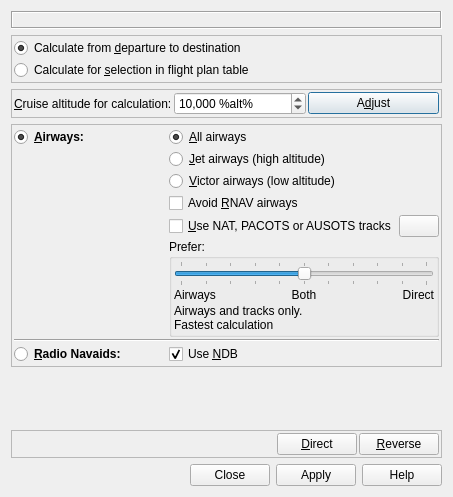
<?xml version="1.0" encoding="UTF-8"?>
<ui version="4.0">
 <class>RouteCalcDialog</class>
 <widget class="QDialog" name="RouteCalcDialog">
  <property name="geometry">
   <rect>
    <x>0</x>
    <y>0</y>
    <width>453</width>
    <height>497</height>
   </rect>
  </property>
  <property name="windowTitle">
   <string>Little Navmap - Flight Plan Calculation</string>
  </property>
  <layout class="QVBoxLayout" name="verticalLayout">
   <item>
    <layout class="QHBoxLayout" name="horizontalLayout_4">
     <property name="spacing">
      <number>2</number>
     </property>
     <property name="topMargin">
      <number>0</number>
     </property>
     <item>
      <widget class="QLabel" name="labelRouteCalcHeader">
       <property name="frameShape">
        <enum>QFrame::Box</enum>
       </property>
       <property name="frameShadow">
        <enum>QFrame::Sunken</enum>
       </property>
       <property name="text">
        <string/>
       </property>
       <property name="wordWrap">
        <bool>true</bool>
       </property>
       <property name="margin">
        <number>5</number>
       </property>
       <property name="textInteractionFlags">
        <set>Qt::LinksAccessibleByMouse|Qt::TextSelectableByMouse</set>
       </property>
      </widget>
     </item>
    </layout>
   </item>
   <item>
    <widget class="QFrame" name="frame_4">
     <property name="frameShape">
      <enum>QFrame::StyledPanel</enum>
     </property>
     <layout class="QVBoxLayout" name="verticalLayout_40">
      <property name="spacing">
       <number>2</number>
      </property>
      <property name="leftMargin">
       <number>2</number>
      </property>
      <property name="topMargin">
       <number>2</number>
      </property>
      <property name="rightMargin">
       <number>2</number>
      </property>
      <property name="bottomMargin">
       <number>2</number>
      </property>
      <item>
       <widget class="QRadioButton" name="radioButtonRouteCalcFull">
        <property name="toolTip">
         <string>Calculates a flight plan between departure and destination.
Keeps procedures.</string>
        </property>
        <property name="statusTip">
         <string>Calculates a flight plan between departure and destination</string>
        </property>
        <property name="text">
         <string>Calculate from &amp;departure to destination</string>
        </property>
        <property name="checked">
         <bool>true</bool>
        </property>
       </widget>
      </item>
      <item>
       <widget class="QRadioButton" name="radioButtonRouteCalcSelection">
        <property name="toolTip">
         <string>Calculates a route between the selected legs in the flight plan table</string>
        </property>
        <property name="statusTip">
         <string>Calculates a route between the selected legs in the flight plan table</string>
        </property>
        <property name="text">
         <string>Calculate for &amp;selection in flight plan table</string>
        </property>
       </widget>
      </item>
     </layout>
    </widget>
   </item>
   <item>
    <widget class="QFrame" name="frame_5">
     <property name="frameShape">
      <enum>QFrame::StyledPanel</enum>
     </property>
     <layout class="QHBoxLayout" name="horizontalLayout_8">
      <property name="spacing">
       <number>2</number>
      </property>
      <property name="leftMargin">
       <number>2</number>
      </property>
      <property name="topMargin">
       <number>2</number>
      </property>
      <property name="rightMargin">
       <number>2</number>
      </property>
      <property name="bottomMargin">
       <number>2</number>
      </property>
      <item>
       <widget class="QLabel" name="labelRouteCalcCruiseAltitude">
        <property name="text">
         <string>&amp;Cruise altitude for calculation:</string>
        </property>
        <property name="buddy">
         <cstring>spinBoxRouteCalcCruiseAltitude</cstring>
        </property>
       </widget>
      </item>
      <item>
       <widget class="QSpinBox" name="spinBoxRouteCalcCruiseAltitude">
        <property name="toolTip">
         <string>Cruise altitude that is used to select airways</string>
        </property>
        <property name="statusTip">
         <string>Cruise altitude that is used to select airways</string>
        </property>
        <property name="showGroupSeparator" stdset="0">
         <bool>true</bool>
        </property>
        <property name="suffix">
         <string> %alt%</string>
        </property>
        <property name="maximum">
         <number>100000</number>
        </property>
        <property name="singleStep">
         <number>500</number>
        </property>
        <property name="value">
         <number>10000</number>
        </property>
       </widget>
      </item>
      <item>
       <widget class="QPushButton" name="pushButtonRouteCalcAdjustAltitude">
        <property name="toolTip">
         <string>Adjust flight plan altitude using simplified east/west and IFR/VFR rules</string>
        </property>
        <property name="statusTip">
         <string>Adjust flight plan altitude using simplified east/west and IFR/VFR rules</string>
        </property>
        <property name="text">
         <string>A&amp;djust</string>
        </property>
       </widget>
      </item>
     </layout>
    </widget>
   </item>
   <item>
    <widget class="QFrame" name="frame_6">
     <property name="frameShape">
      <enum>QFrame::StyledPanel</enum>
     </property>
     <layout class="QGridLayout" name="gridLayout_4">
      <property name="leftMargin">
       <number>2</number>
      </property>
      <property name="topMargin">
       <number>2</number>
      </property>
      <property name="rightMargin">
       <number>2</number>
      </property>
      <property name="bottomMargin">
       <number>2</number>
      </property>
      <property name="spacing">
       <number>2</number>
      </property>
      <item row="5" column="1" colspan="2">
       <widget class="QGroupBox" name="groupBoxRouteCalcAirwayPrefer">
        <property name="title">
         <string>Prefer:</string>
        </property>
        <layout class="QGridLayout" name="gridLayout_5">
         <property name="leftMargin">
          <number>2</number>
         </property>
         <property name="topMargin">
          <number>2</number>
         </property>
         <property name="rightMargin">
          <number>2</number>
         </property>
         <property name="bottomMargin">
          <number>2</number>
         </property>
         <property name="spacing">
          <number>2</number>
         </property>
         <item row="1" column="2">
          <widget class="QLabel" name="labelRouteCalcAirwayPreferWaypoint">
           <property name="text">
            <string>Direct</string>
           </property>
           <property name="alignment">
            <set>Qt::AlignRight|Qt::AlignTrailing|Qt::AlignVCenter</set>
           </property>
          </widget>
         </item>
         <item row="1" column="0">
          <widget class="QLabel" name="labelRouteCalcAirwayPreferAirway">
           <property name="text">
            <string>Airways</string>
           </property>
           <property name="alignment">
            <set>Qt::AlignLeading|Qt::AlignLeft|Qt::AlignVCenter</set>
           </property>
          </widget>
         </item>
         <item row="1" column="1">
          <widget class="QLabel" name="labelRouteCalcAirwayPreferWaypoint_4">
           <property name="text">
            <string>Both</string>
           </property>
           <property name="alignment">
            <set>Qt::AlignCenter</set>
           </property>
          </widget>
         </item>
         <item row="0" column="0" colspan="3">
          <widget class="QSlider" name="horizontalSliderRouteCalcAirwayPreference">
           <property name="toolTip">
            <string>Move the slider left to use airways only. This is the fastest calculation method.
Move the slider to the right to use direct waypoint connections only.
Every position in between uses airways and waypoints more or less and
allows to find a flight plan that can cross areas without an airway network or
unusable airways (e.g. due to altitude restrictions).</string>
           </property>
           <property name="maximum">
            <number>10</number>
           </property>
           <property name="pageStep">
            <number>1</number>
           </property>
           <property name="value">
            <number>5</number>
           </property>
           <property name="tracking">
            <bool>true</bool>
           </property>
           <property name="orientation">
            <enum>Qt::Horizontal</enum>
           </property>
           <property name="invertedAppearance">
            <bool>false</bool>
           </property>
           <property name="invertedControls">
            <bool>false</bool>
           </property>
           <property name="tickPosition">
            <enum>QSlider::TicksBothSides</enum>
           </property>
           <property name="tickInterval">
            <number>1</number>
           </property>
          </widget>
         </item>
         <item row="2" column="0" colspan="3">
          <widget class="QLabel" name="labelRouteCalcPreference">
           <property name="sizePolicy">
            <sizepolicy hsizetype="Expanding" vsizetype="Expanding">
             <horstretch>0</horstretch>
             <verstretch>0</verstretch>
            </sizepolicy>
           </property>
           <property name="text">
            <string>Airways and tracks only.
Fastest calculation</string>
           </property>
           <property name="wordWrap">
            <bool>false</bool>
           </property>
           <property name="margin">
            <number>5</number>
           </property>
           <property name="textInteractionFlags">
            <set>Qt::LinksAccessibleByMouse|Qt::TextSelectableByMouse</set>
           </property>
          </widget>
         </item>
        </layout>
       </widget>
      </item>
      <item row="2" column="1" colspan="2">
       <widget class="QRadioButton" name="radioButtonRouteCalcAirwayVictor">
        <property name="toolTip">
         <string>Limit route to Victor airways</string>
        </property>
        <property name="statusTip">
         <string>Limit route to Victor airways</string>
        </property>
        <property name="text">
         <string>&amp;Victor airways (low altitude)</string>
        </property>
        <attribute name="buttonGroup">
         <string notr="true">buttonGroup_2</string>
        </attribute>
       </widget>
      </item>
      <item row="4" column="2">
       <layout class="QHBoxLayout" name="horizontalLayout_9">
        <item>
         <widget class="QPushButton" name="pushButtonRouteCalcTrackDownload">
          <property name="sizePolicy">
           <sizepolicy hsizetype="Fixed" vsizetype="Fixed">
            <horstretch>0</horstretch>
            <verstretch>0</verstretch>
           </sizepolicy>
          </property>
          <property name="toolTip">
           <string>Download NAT, PACOTS and AUSOTS tracks now</string>
          </property>
          <property name="statusTip">
           <string>Download NAT, PACOTS and AUSOTS tracks now</string>
          </property>
          <property name="text">
           <string/>
          </property>
          <property name="icon">
           <iconset resource="../../littlenavmap.qrc">
            <normaloff>:/littlenavmap/resources/icons/airwaytrackdown.svg</normaloff>:/littlenavmap/resources/icons/airwaytrackdown.svg</iconset>
          </property>
         </widget>
        </item>
       </layout>
      </item>
      <item row="4" column="1">
       <widget class="QCheckBox" name="checkBoxRouteCalcAirwayTrack">
        <property name="toolTip">
         <string>Use downloaded NAT, PACOTS or AUSOTS tracks.
Best track will be selected automatically.</string>
        </property>
        <property name="statusTip">
         <string>Use downloaded NAT, PACOTS or AUSOTS tracks.</string>
        </property>
        <property name="text">
         <string>&amp;Use NAT, PACOTS or AUSOTS tracks</string>
        </property>
       </widget>
      </item>
      <item row="3" column="1" colspan="2">
       <widget class="QCheckBox" name="checkBoxRouteCalcAirwayNoRnav">
        <property name="toolTip">
         <string>Do not use RNAV airways.
Disabled if a navdatabase does not allow it.</string>
        </property>
        <property name="statusTip">
         <string>Do not use RNAV airways</string>
        </property>
        <property name="text">
         <string>Avoid &amp;RNAV airways</string>
        </property>
       </widget>
      </item>
      <item row="0" column="0">
       <widget class="QRadioButton" name="radioButtonRouteCalcAirway">
        <property name="font">
         <font>
          <weight>75</weight>
          <bold>true</bold>
         </font>
        </property>
        <property name="toolTip">
         <string>Calculate a flight plan using airways and waypoints</string>
        </property>
        <property name="statusTip">
         <string>Calculate a flight plan using airways and waypoints</string>
        </property>
        <property name="text">
         <string>&amp;Airways:</string>
        </property>
        <property name="checked">
         <bool>true</bool>
        </property>
        <attribute name="buttonGroup">
         <string notr="true">buttonGroup</string>
        </attribute>
       </widget>
      </item>
      <item row="7" column="1" colspan="2">
       <widget class="QCheckBox" name="checkBoxRouteCalcRadioNdb">
        <property name="toolTip">
         <string>Include NDB stations in plan</string>
        </property>
        <property name="statusTip">
         <string>Include NDB stations in plan</string>
        </property>
        <property name="text">
         <string>Use &amp;NDB</string>
        </property>
        <property name="checked">
         <bool>true</bool>
        </property>
       </widget>
      </item>
      <item row="7" column="0">
       <widget class="QRadioButton" name="radioButtonRouteCalcRadio">
        <property name="font">
         <font>
          <weight>75</weight>
          <bold>true</bold>
         </font>
        </property>
        <property name="toolTip">
         <string>Calculate a flight plan using radio navaids like VOR and NDB</string>
        </property>
        <property name="statusTip">
         <string>Calculate a flight plan using radio navaids like VOR and NDB</string>
        </property>
        <property name="text">
         <string>&amp;Radio Navaids:</string>
        </property>
        <property name="checked">
         <bool>false</bool>
        </property>
        <attribute name="buttonGroup">
         <string notr="true">buttonGroup</string>
        </attribute>
       </widget>
      </item>
      <item row="1" column="1" colspan="2">
       <widget class="QRadioButton" name="radioButtonRouteCalcAirwayJet">
        <property name="toolTip">
         <string>Limit route to Jet airways</string>
        </property>
        <property name="statusTip">
         <string>Limit route to Jet airways</string>
        </property>
        <property name="text">
         <string>&amp;Jet airways (high altitude)</string>
        </property>
        <attribute name="buttonGroup">
         <string notr="true">buttonGroup_2</string>
        </attribute>
       </widget>
      </item>
      <item row="0" column="1" colspan="2">
       <widget class="QRadioButton" name="radioButtonRouteCalcAirwayAll">
        <property name="toolTip">
         <string>Use both Victor and Jet airways for route</string>
        </property>
        <property name="statusTip">
         <string>Use both Victor and Jet airways for route</string>
        </property>
        <property name="text">
         <string>&amp;All airways</string>
        </property>
        <property name="checked">
         <bool>true</bool>
        </property>
        <attribute name="buttonGroup">
         <string notr="true">buttonGroup_2</string>
        </attribute>
       </widget>
      </item>
      <item row="6" column="0" colspan="3">
       <widget class="Line" name="line_11">
        <property name="orientation">
         <enum>Qt::Horizontal</enum>
        </property>
       </widget>
      </item>
     </layout>
    </widget>
   </item>
   <item>
    <spacer name="verticalSpacer">
     <property name="orientation">
      <enum>Qt::Vertical</enum>
     </property>
     <property name="sizeHint" stdset="0">
      <size>
       <width>20</width>
       <height>40</height>
      </size>
     </property>
    </spacer>
   </item>
   <item>
    <widget class="QFrame" name="">
     <property name="frameShape">
      <enum>QFrame::StyledPanel</enum>
     </property>
     <layout class="QHBoxLayout" name="horizontalLayout_10" stretch="0,1,1">
      <property name="spacing">
       <number>2</number>
      </property>
      <property name="leftMargin">
       <number>2</number>
      </property>
      <property name="topMargin">
       <number>2</number>
      </property>
      <property name="rightMargin">
       <number>2</number>
      </property>
      <property name="bottomMargin">
       <number>2</number>
      </property>
      <item>
       <spacer name="horizontalSpacer">
        <property name="orientation">
         <enum>Qt::Horizontal</enum>
        </property>
        <property name="sizeHint" stdset="0">
         <size>
          <width>40</width>
          <height>20</height>
         </size>
        </property>
       </spacer>
      </item>
      <item>
       <widget class="QPushButton" name="pushButtonRouteCalcDirect">
        <property name="sizePolicy">
         <sizepolicy hsizetype="Fixed" vsizetype="Fixed">
          <horstretch>0</horstretch>
          <verstretch>0</verstretch>
         </sizepolicy>
        </property>
        <property name="toolTip">
         <string>Calculate a direct flight plan.
Keeps procedures.</string>
        </property>
        <property name="statusTip">
         <string>Calculate a direct flight plan</string>
        </property>
        <property name="text">
         <string>&amp;Direct</string>
        </property>
       </widget>
      </item>
      <item>
       <widget class="QPushButton" name="pushButtonRouteCalcReverse">
        <property name="sizePolicy">
         <sizepolicy hsizetype="Fixed" vsizetype="Fixed">
          <horstretch>0</horstretch>
          <verstretch>0</verstretch>
         </sizepolicy>
        </property>
        <property name="toolTip">
         <string>Reverse the whole flight plan.
Erases procedures.</string>
        </property>
        <property name="statusTip">
         <string>Reverse whole flight plan</string>
        </property>
        <property name="text">
         <string>&amp;Reverse</string>
        </property>
       </widget>
      </item>
     </layout>
    </widget>
   </item>
   <item>
    <widget class="QDialogButtonBox" name="buttonBox">
     <property name="standardButtons">
      <set>QDialogButtonBox::Apply|QDialogButtonBox::Close|QDialogButtonBox::Help</set>
     </property>
    </widget>
   </item>
  </layout>
 </widget>
 <resources>
  <include location="../../littlenavmap.qrc"/>
 </resources>
 <connections/>
 <buttongroups>
  <buttongroup name="buttonGroup"/>
  <buttongroup name="buttonGroup_2"/>
 </buttongroups>
</ui>
